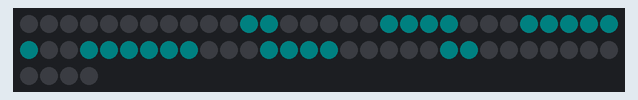
The sketch below on a simulated Arduino Uno, built with avr-gcc and run on an emulated ATmega328P. Shown: 64 RGB LEDs in strip order, left to right, continuing on the next row. Dim RGB values are drawn brighter than linear.

Above: at 0.1 s.

The sketch:

Mapped_animation.ino
```cpp
#include <Adafruit_NeoPixel.h>
#include "frames.h"

Adafruit_NeoPixel strip(64, 6);

int colors[4][3]{
  {0,0,255},
  {0,255,255},
  {255,0,255},
  {0,255,0}
};

int whichFrame = 0;


void setup() {
strip.begin();
strip.clear();
strip.setBrightness(5);
}

void loop() {

 for(int i = 0; i <strip.numPixels(); i++){
   int pixAddress = pixelMap[i];
   int whichColor = animation[whichFrame][i];
   int red = colors[whichColor][0];
   int green = colors[whichColor][1];
   int blue = colors[whichColor][2];

   if(pixAddress != -1){
    strip.setPixelColor(pixAddress,red,green,blue);
   }

 }
 strip.show();
 delay(500);
 whichFrame = (whichFrame + 1) %2;

}
```

Source omitted: frames.h (data table, 910 bytes)
